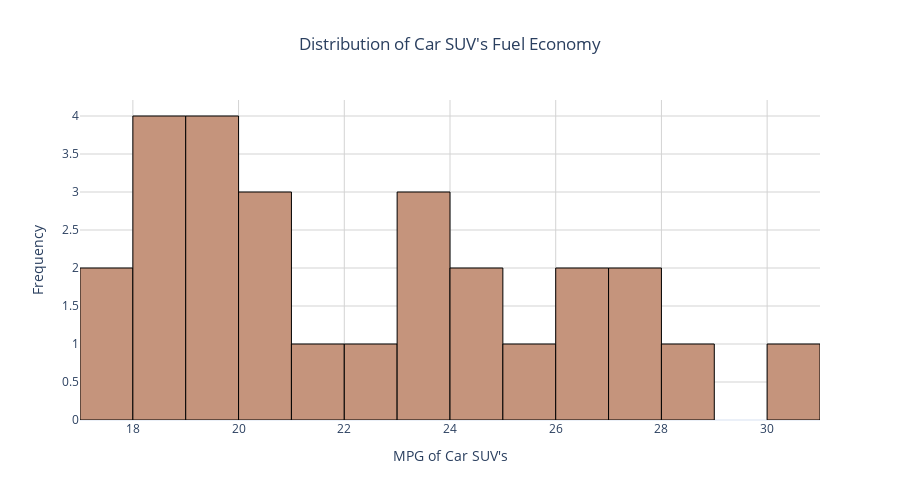

Notebook cell for this chart:
### Code cell
''' Create a histogram to visualize the distribution of Car SUV's Fuel Economy '''

# Create histogram
figfe3 = px.histogram(
    fueleconomy,
    x="Car SUV",
    nbins=14,
    title="Distribution of Car SUV's Fuel Economy",
    color_discrete_sequence=[colors["fueleconomy"]]
)

# Customize layout
figfe3.update_layout(
    template="plotly_white",
    title_x=0.5,
    xaxis_title="MPG of Car SUV's",
    yaxis_title="Frequency",
    xaxis=dict(showgrid=True, gridcolor="lightgray"),
    yaxis=dict(showgrid=True, gridcolor="lightgray"),
    hovermode="x unified",
    height=500
)

figfe3.update_traces(marker_line_color="black", marker_line_width=1, opacity=1)

figfe3.show()

### Figure 1 — Plotly figure (JSON) as saved in the notebook; plotly's stock layout.template omitted (floating-point values rounded to 4 significant figures)
{"data": [{"bingroup": "x", "hovertemplate": "Car SUV=%{x}<br>count=%{y}<extra></extra>", "legendgroup": "", "marker": {"color": "#C5947C", "line": {"color": "black", "width": 1}, "pattern": {"shape": ""}}, "name": "", "nbinsx": 14, "opacity": 1, "orientation": "v", "showlegend": false, "type": "histogram", "x": [17.81, 18.43, 19.23, 18.24, 18.51, 17.89, 18.83, 19.3, 19.91, 19.97, 20.22, 20.45, 20.64, 21.19, 22.04, 23.03, 23.51, 23.29, 24.34, 24.44, 25.14, 26.21, 26.14, 27.33, 27.49, 28.38, 30.5], "xaxis": "x", "yaxis": "y"}], "layout": {"barmode": "relative", "height": 500, "hovermode": "x unified", "legend": {"tracegroupgap": 0}, "title": {"text": "Distribution of Car SUV's Fuel Economy", "x": 0.5}, "xaxis": {"anchor": "y", "domain": [0, 1], "gridcolor": "lightgray", "showgrid": true, "title": {"text": "MPG of Car SUV's"}}, "yaxis": {"anchor": "x", "domain": [0, 1], "gridcolor": "lightgray", "showgrid": true, "title": {"text": "Frequency"}}}}
